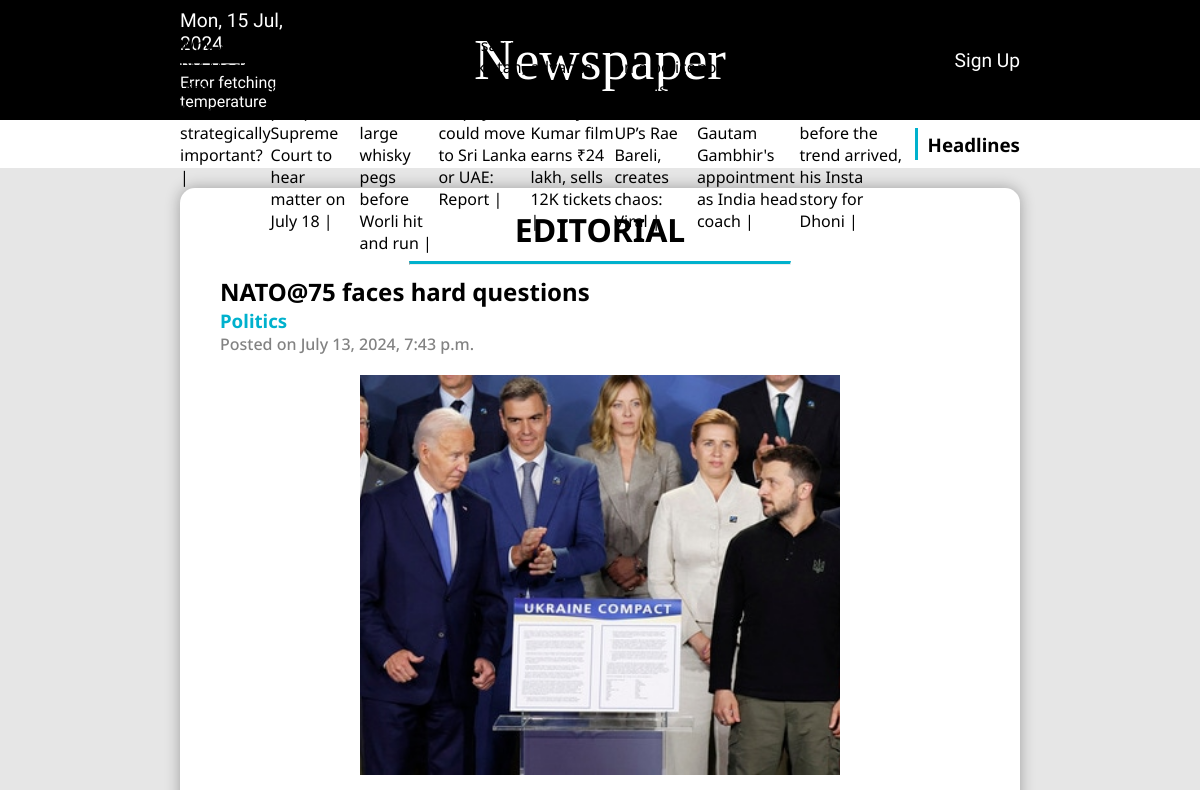
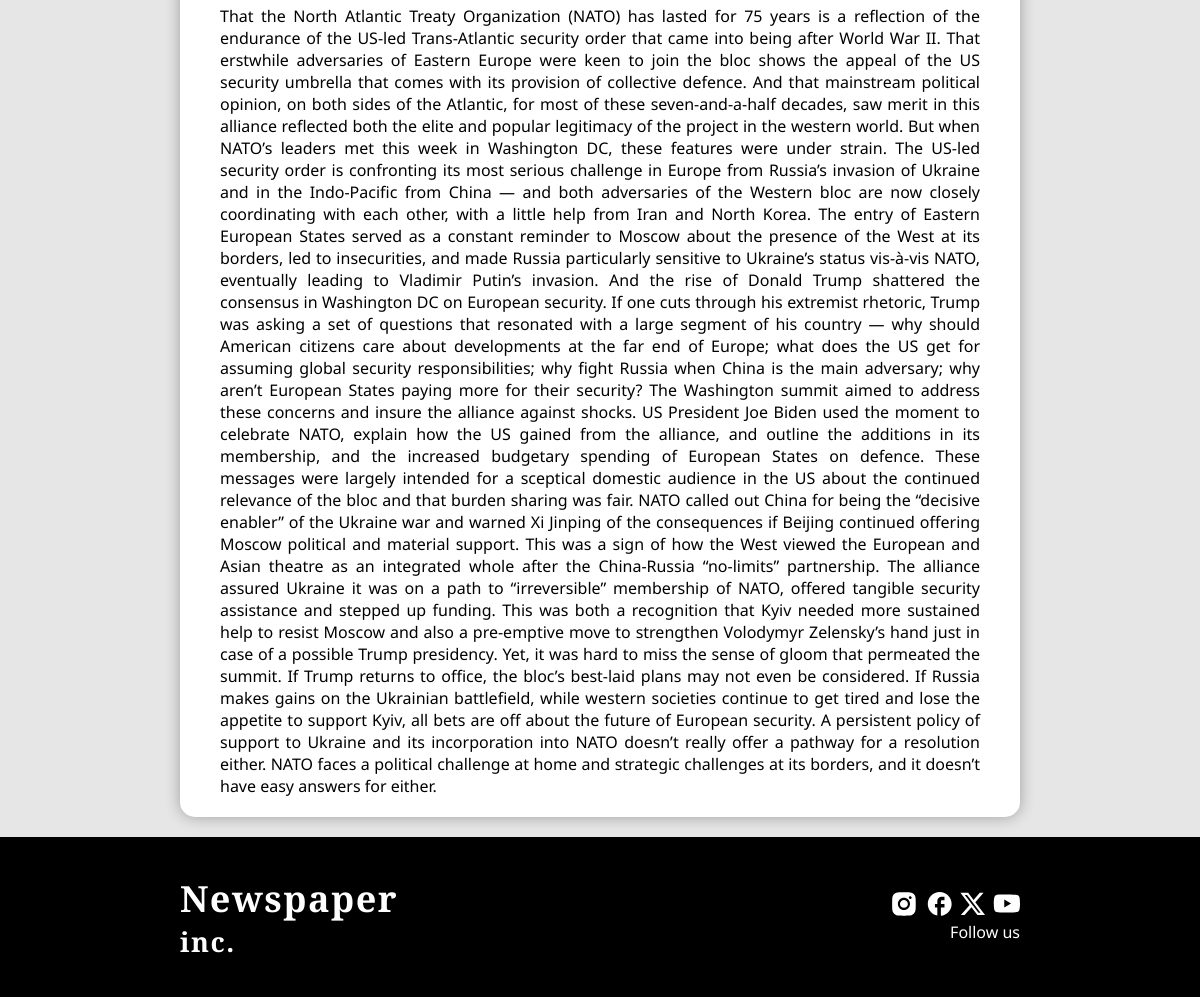
Screenshot of /editorial/nato75-faces-hard-questions/ with the database file from the repository (2 pictures, top to bottom).
### headlines/models.py (models this page shows)
class Headlines(models.Model):
    headline=models.CharField(max_length=100)

### editorial/models.py (models this page shows, shortened)
class Editorial(models.Model):
    editorial_heading=models.CharField(max_length=300)
    editorial_category=models.CharField(max_length=50)
    editorial_date=models.DateTimeField(default=timezone.now)
    editorial_image=models.ImageField(upload_to='images/')
    editorial_des=models.TextField()
    editorial_slug = AutoSlugField(populate_from='editorial_heading',unique=True,null=True,default=None)

### newspaper/views.py (the view)
# urls.py: path('editorial/<slug>/', views.editorialPage),
def editorialPage(request,slug):
    headlineData = Headlines.objects.all()
    editorialData = Editorial.objects.get(editorial_slug=slug)
    return render(request,'editorial.html',{
        'headlineData':headlineData,
        'editorialData':editorialData
    })

### templates/editorial.html
{% extends "headerNfooter.html" %}
{% block content %}
    <div class="main-container">
        <div class="news-container">
            <h1 style="text-align: center;">EDITORIAL</h1>
            <hr style="margin: 10px auto; width: 50%; border-top: 3px solid #00B1CD;">
            <h2>{{editorialData.editorial_heading}}</h2>
            <h3>{{editorialData.editorial_category}}</h3>
            <h4>Posted on {{editorialData.editorial_date}}</h4>
            <div class="news-image">
                <img src="/media/{{editorialData.editorial_image}}" alt="{{editorialData.editorial_image}}">
            </div>
            <p>{{editorialData.editorial_des|safe}}</p>
        </div>
    </div>
{% endblock %}

### templates/headerNfooter.html (shortened to what this page needs)
{% load static %}
<!DOCTYPE html>
<html lang="en">
<head>
    <link rel="stylesheet" href="{% static '/css/home.css' %}">
    <link rel="stylesheet" href="{% static '/css/base.css' %}">
</head>
<body>
    <header>
        <div class="nav">
            <div class="nav-container">
                <div class="nav-details">
                    <p class="nav-date" style="font-size: 120%;">Day & Date</p>
                    <hr style="width: 50%;">
                    <p class="nav-weather">Temperature</p>
                </div>
                <h1 class="nav-heading">Newspaper</h1>
                <div class="nav-details">
                    <a href="https://www.youtube.com/shorts/SXHMnicI6Pg" class="nav-date" style="font-size: 120%;text-align: right;" target="_blank">Sign Up</a>
                </div>
            </div>
        </div>
        <div class="marquee-headlines">
            <div class="marquee-content">
                <marquee direction="left">
                    <div class="headlines-details">
                        {% for n in headlineData %}
                        <span>{{n.headline}} | </span>
                        {% endfor %}
                    </div>
                </marquee>
                <div class="line"></div>
                <h3 class="headlines">Headlines</h3>
            </div>
        </div>
    </header>
    {% block content %}
    {% endblock %}
    {% load static %}
    <footer>
        <div class="footer-container">
            <div class="footer-logo">
                <h1 style="letter-spacing: 1.5px;">Newspaper</h1>
                <h2 style="letter-spacing: 1.5px;">inc.</h2>
            </div>
            <div class="follow">
                <img class="icons" src="{% static '/images/social_icons.svg' %}" alt="instagram_icon" style="height: 1.5rem;">
                <p style="text-align: right;">Follow us</p>
            </div>
        </div>
    </footer>
    </body>
    </html>

### static/css/home.css (style rules this page uses)
* { margin: 0; }
body { background-color: #E6E6E6; margin: 0px; }
.nav { background-color: black; height: 15vh; display: flex; justify-content: center; }
.nav-container { background-color: black; color: white; display: flex; justify-content: space-between; align-items: center; width: 70%; }
.nav-heading { margin: 0px auto; font-family: "DM Serif Text", serif; font-weight: 400; font-style: normal; font-size: 3.5rem; }
.nav-details { display: grid; margin: 0px; width: 15%; font-family: "Forum", serif; font-weight: 400; font-style: normal; }
.nav-date { color: white; background-color: transparent; text-decoration: none; }
.nav-details > p { margin: 0.5rem 0px; }
.marquee-headlines { background-color: white; height: 6vh; display: flex; justify-content: center; align-items: center; }
.marquee-content { display: flex; flex-direction: row; height: 6vh; width: 70%; align-items: center; font-family: "Noto Sans", sans-serif; font-optical-sizing: auto; font-style: normal; }
.line { border-right: 3px solid #00B1CD; height: 4vh; margin-right: 10px; margin-left: 10px; }
.headlines-details { display: flex; flex-direction: row; }
footer { height: 20vh; background-color: black; display: flex; justify-content: center; align-items: center; }
.footer-container { display: flex; color: white; height: inherit; width: 70%; justify-content: space-between; align-items: center; flex-direction: row; font-family: "Noto Sans", sans-serif; }
.footer-logo { font-family: "DM Serif Text", serif; font-weight: 400; font-size: large; }
.icons { -webkit-user-drag: none; }

### static/css/base.css (style rules this page uses)
* { margin: 0; }
.main-container { width: 70%; margin: 20px auto; }
.news-container { background-color: white; border-radius: 15px; padding: 20px 40px; box-shadow: 0px 0px 15px 0px #00000050; display: flex; flex-direction: column; font-family: "Noto Sans", sans-serif; font-style: normal; }
.news-container p { text-align: justify; }
.news-container h3 { color: #00B1CD; }
.news-container h4 { color: #828282; font-weight: 500; margin-bottom: 20px; }
.news-image { height: 50vh; width: 40vw; margin: auto; overflow: hidden; display: flex; margin-bottom: 20px; }
.news-image img { height: 100%; width: 100%; object-fit: cover; object-position: center; -webkit-user-drag: none; }

### rows the page displays
Headlines: headline "Why was PM Modi's visit to Russia strategically important?"
Headlines: headline "India say no to Pakistan, Champions Trophy could move to Sri Lanka or UAE: Report"
Headlines: headline "Sarfira advance booking: Akshay Kumar film earns ₹24 lakh, sells 12K tickets"
Headlines: headline "Bull climbs on a police outpost’s roof in UP’s Rae Bareli, creates chaos: Viral"
Headlines: headline "Virat Kohli not consulted by BCCI before Gautam Gambhir's appointment as India head coach"
Editorial: editorial_heading "NATO@75 faces hard questions", editorial_category "Politics", editorial_date "July 13, 2024, 7:43 p.m.", editorial_image (picture), editorial_des "That the North Atlantic Treaty Organization (NATO) has lasted for 75 years is a reflection of the endurance of the US-led Trans-Atlantic security order that came into being after World War II. That erstwhile adversaries of Eastern Europe were keen to join the bloc shows the appeal of the US security umbrella that comes with its provision of collective defence. And that mainstream political opinion, on both sides of the Atlantic, for most of these seven-and-a-half decades, saw merit in this alliance reflected both the elite and popular legitimacy of the project in the western world. But when NATO’s leaders met this week in Washington DC, these features were under strain. The US-led security…"
